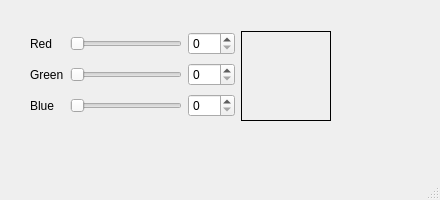
<?xml version="1.0" encoding="UTF-8"?>
<ui version="4.0">
 <class>MainWindow</class>
 <widget class="QMainWindow" name="MainWindow">
  <property name="geometry">
   <rect>
    <x>0</x>
    <y>0</y>
    <width>440</width>
    <height>200</height>
   </rect>
  </property>
  <property name="windowTitle">
   <string>mieszalnik</string>
  </property>
  <widget class="QWidget" name="centralwidget">
   <widget class="QWidget" name="horizontalLayoutWidget">
    <property name="geometry">
     <rect>
      <x>30</x>
      <y>30</y>
      <width>301</width>
      <height>92</height>
     </rect>
    </property>
    <layout class="QHBoxLayout" name="horizontalLayout">
     <item>
      <layout class="QGridLayout" name="gridLayout">
       <item row="0" column="2">
        <widget class="QSpinBox" name="spinBoxRed">
         <property name="maximum">
          <number>255</number>
         </property>
        </widget>
       </item>
       <item row="0" column="0">
        <widget class="QLabel" name="label">
         <property name="text">
          <string>Red</string>
         </property>
        </widget>
       </item>
       <item row="1" column="0">
        <widget class="QLabel" name="label_2">
         <property name="text">
          <string>Green</string>
         </property>
        </widget>
       </item>
       <item row="2" column="2">
        <widget class="QSpinBox" name="spinBoxBlue">
         <property name="maximum">
          <number>255</number>
         </property>
        </widget>
       </item>
       <item row="1" column="2">
        <widget class="QSpinBox" name="spinBoxGreen">
         <property name="maximum">
          <number>255</number>
         </property>
        </widget>
       </item>
       <item row="2" column="0">
        <widget class="QLabel" name="label_3">
         <property name="text">
          <string>Blue</string>
         </property>
        </widget>
       </item>
       <item row="2" column="1">
        <widget class="QSlider" name="sliderBlue">
         <property name="cursor">
          <cursorShape>CrossCursor</cursorShape>
         </property>
         <property name="maximum">
          <number>255</number>
         </property>
         <property name="orientation">
          <enum>Qt::Horizontal</enum>
         </property>
        </widget>
       </item>
       <item row="0" column="1">
        <widget class="QSlider" name="sliderRed">
         <property name="cursor">
          <cursorShape>CrossCursor</cursorShape>
         </property>
         <property name="maximum">
          <number>255</number>
         </property>
         <property name="orientation">
          <enum>Qt::Horizontal</enum>
         </property>
        </widget>
       </item>
       <item row="1" column="1">
        <widget class="QSlider" name="sliderGreen">
         <property name="cursor">
          <cursorShape>CrossCursor</cursorShape>
         </property>
         <property name="maximum">
          <number>255</number>
         </property>
         <property name="orientation">
          <enum>Qt::Horizontal</enum>
         </property>
        </widget>
       </item>
      </layout>
     </item>
     <item>
      <widget class="QLabel" name="colorLabel">
       <property name="minimumSize">
        <size>
         <width>90</width>
         <height>90</height>
        </size>
       </property>
       <property name="maximumSize">
        <size>
         <width>90</width>
         <height>90</height>
        </size>
       </property>
       <property name="frameShape">
        <enum>QFrame::Box</enum>
       </property>
       <property name="text">
        <string/>
       </property>
      </widget>
     </item>
    </layout>
   </widget>
  </widget>
  <widget class="QMenuBar" name="menubar">
   <property name="geometry">
    <rect>
     <x>0</x>
     <y>0</y>
     <width>440</width>
     <height>20</height>
    </rect>
   </property>
  </widget>
  <widget class="QStatusBar" name="statusbar"/>
 </widget>
 <resources/>
 <connections/>
</ui>
